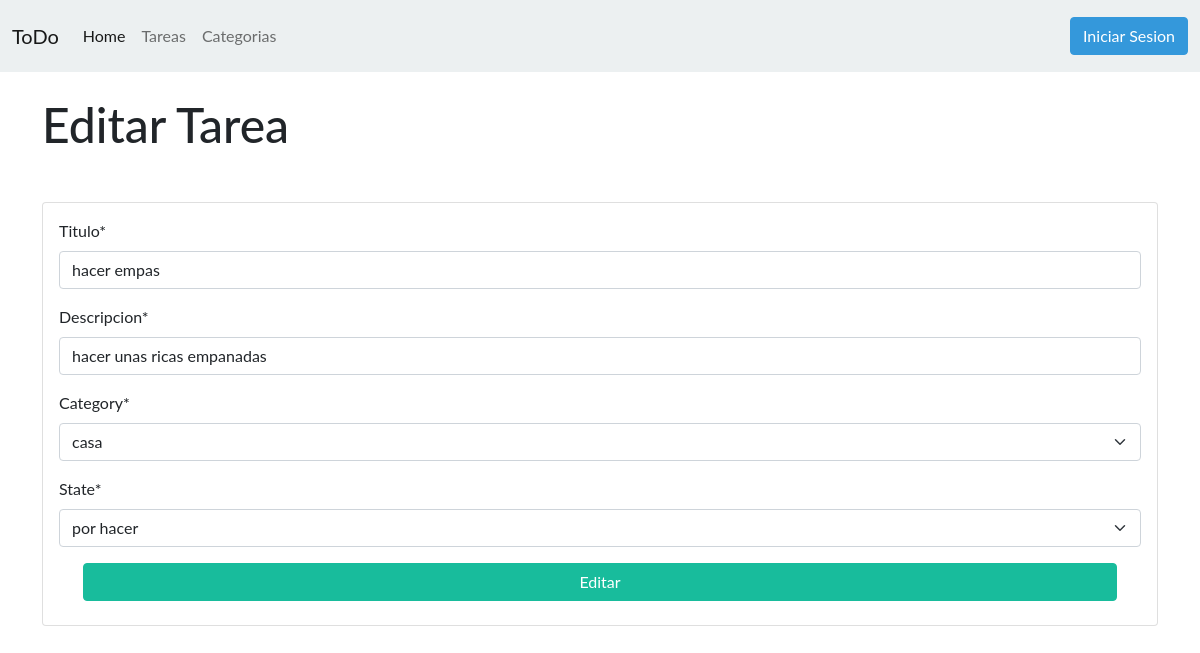
The page /updateTask/2/ on the database its author committed.
### apps/app/models.py (models this page shows, shortened)
class Task(models.Model):
    title=models.CharField(max_length=50)
    description=models.TextField()
    category=models.ForeignKey(Category, on_delete=models.PROTECT, null=False)
    owner=models.ForeignKey(User, on_delete=models.CASCADE, null=False, related_name='tasks')
    create_at=models.DateTimeField(auto_now_add=True)
    state=models.CharField(max_length=15,choices=options_state)

### apps/app/views.py (the view, shortened to what this page needs)
# urls.py: path('updateTask/<id>/', views.updateTask, name='updateTask'  )
def updateTask(request,id):
    task = get_object_or_404(Task,id=id)
    formTask = TaskForm(instance=task)
    return render(request, 'updateTask.html', { 'form': formTask })

### apps/app/forms.py
class TaskForm(forms.ModelForm):
    title = forms.CharField(label='Titulo')
    description = forms.CharField(label='Descripcion')
    class Meta:
        model = Task
        fields = ['title', 'description', 'category', 'state' ]
        help_texts = {k: '' for k in fields}

### apps/app/models.py (called while the page is built)
    def __str__(self):
        return self.name

### apps/app/templates/updateTask.html
{% extends "./base.html" %}
{% block body %}
{% load crispy_forms_tags %}
<div>
    <h1>Editar Tarea</h1>
    <div class="card mt-5">
    <div class="card-body">
        <form action="" method="POST">{% csrf_token %}
            {{ form | crispy }}
         <div class="form-group mx-4 mb-2">
            <button
            type="submit"
            class="btn w-100 btn-success btn-block text-white"
            >Editar</button>
         </div>
        </form>
    </div>
</div>
{% endblock %}

### rows shown on the page
Task: title "hacer empas", description "hacer unas ricas empanadas", category "casa", state "por hacer"
